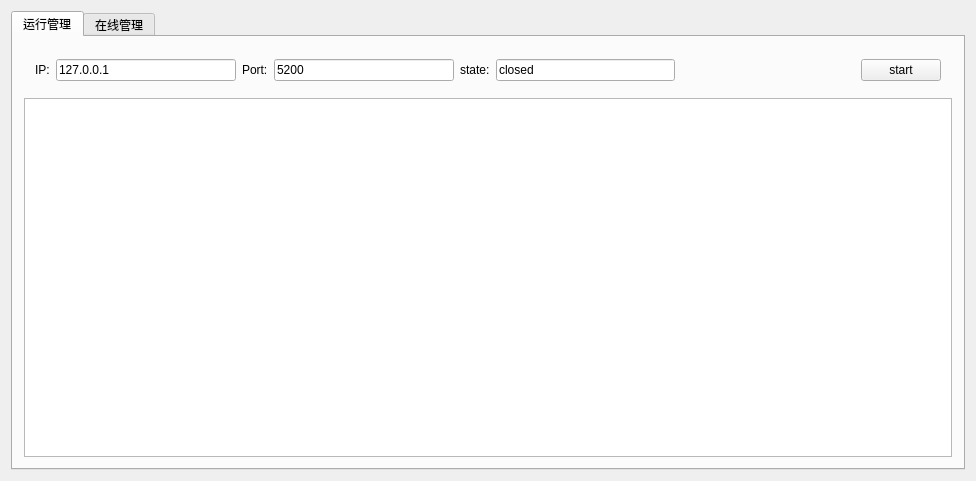
<?xml version="1.0" encoding="UTF-8"?>
<ui version="4.0">
 <class>tcpServer</class>
 <widget class="QWidget" name="tcpServer">
  <property name="geometry">
   <rect>
    <x>0</x>
    <y>0</y>
    <width>976</width>
    <height>481</height>
   </rect>
  </property>
  <property name="windowTitle">
   <string>tcpServer</string>
  </property>
  <layout class="QVBoxLayout" name="verticalLayout_2">
   <item>
    <widget class="QTabWidget" name="tabWidget">
     <property name="currentIndex">
      <number>0</number>
     </property>
     <widget class="QWidget" name="all">
      <attribute name="title">
       <string>运行管理</string>
      </attribute>
      <layout class="QVBoxLayout" name="verticalLayout">
       <item>
        <widget class="QWidget" name="widget" native="true">
         <layout class="QHBoxLayout" name="horizontalLayout">
          <item>
           <widget class="QLabel" name="labelIp">
            <property name="text">
             <string>IP:</string>
            </property>
           </widget>
          </item>
          <item>
           <widget class="QLineEdit" name="lineEditPort">
            <property name="text">
             <string>127.0.0.1</string>
            </property>
           </widget>
          </item>
          <item>
           <widget class="QLabel" name="labelPort">
            <property name="text">
             <string>Port:</string>
            </property>
           </widget>
          </item>
          <item>
           <widget class="QLineEdit" name="lineEditIp">
            <property name="text">
             <string>5200</string>
            </property>
           </widget>
          </item>
          <item>
           <widget class="QLabel" name="labelState">
            <property name="text">
             <string>state:</string>
            </property>
           </widget>
          </item>
          <item>
           <widget class="QLineEdit" name="lineEditState">
            <property name="text">
             <string>closed</string>
            </property>
            <property name="readOnly">
             <bool>true</bool>
            </property>
           </widget>
          </item>
          <item>
           <spacer name="horizontalSpacer">
            <property name="orientation">
             <enum>Qt::Horizontal</enum>
            </property>
            <property name="sizeHint" stdset="0">
             <size>
              <width>40</width>
              <height>20</height>
             </size>
            </property>
           </spacer>
          </item>
          <item>
           <widget class="QPushButton" name="buttonStart">
            <property name="text">
             <string>start</string>
            </property>
           </widget>
          </item>
         </layout>
        </widget>
       </item>
       <item>
        <widget class="QTextEdit" name="textEditLog"/>
       </item>
      </layout>
     </widget>
     <widget class="QWidget" name="tab_2">
      <attribute name="title">
       <string>在线管理</string>
      </attribute>
      <layout class="QGridLayout" name="gridLayout">
       <item row="0" column="5">
        <widget class="QGroupBox" name="groupBoxChatLog">
         <property name="minimumSize">
          <size>
           <width>700</width>
           <height>0</height>
          </size>
         </property>
         <property name="title">
          <string>聊天记录：</string>
         </property>
         <layout class="QVBoxLayout" name="verticalLayout_3">
          <item>
           <widget class="QTextEdit" name="textEditChatLog"/>
          </item>
         </layout>
        </widget>
       </item>
       <item row="0" column="1">
        <spacer name="horizontalSpacer_2">
         <property name="orientation">
          <enum>Qt::Horizontal</enum>
         </property>
         <property name="sizeType">
          <enum>QSizePolicy::Ignored</enum>
         </property>
         <property name="sizeHint" stdset="0">
          <size>
           <width>40</width>
           <height>20</height>
          </size>
         </property>
        </spacer>
       </item>
       <item row="0" column="2">
        <spacer name="horizontalSpacer_3">
         <property name="orientation">
          <enum>Qt::Horizontal</enum>
         </property>
         <property name="sizeType">
          <enum>QSizePolicy::Ignored</enum>
         </property>
         <property name="sizeHint" stdset="0">
          <size>
           <width>40</width>
           <height>20</height>
          </size>
         </property>
        </spacer>
       </item>
       <item row="0" column="0">
        <widget class="QGroupBox" name="groupBoxOnLine">
         <property name="title">
          <string>在线用户：</string>
         </property>
         <layout class="QGridLayout" name="gridLayout_2">
          <item row="0" column="0">
           <widget class="QTextEdit" name="textEditOnline">
            <property name="readOnly">
             <bool>true</bool>
            </property>
           </widget>
          </item>
         </layout>
        </widget>
       </item>
      </layout>
     </widget>
    </widget>
   </item>
  </layout>
 </widget>
 <layoutdefault spacing="6" margin="11"/>
 <resources/>
 <connections/>
</ui>
